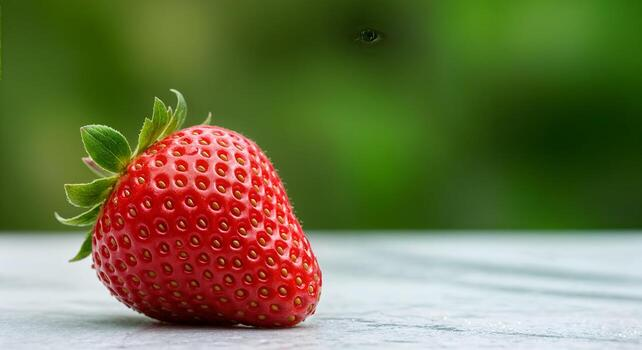
#> input picture CV-lab/input.jpg, 642 x 350 px
$ python ex37.py
#> lines starting #> are read from the running program, lines starting #| are printed output that depends on the picture; after the words box and inside, x2 and y2 are one past the last pixel; in counts of white or black regions, pixels touching at a corner belong together
### CV-lab/cv_lab_common.py
"""Small helpers shared by the numbered OpenCV lab experiments."""

from pathlib import Path

import cv2


LAB_DIR = Path(__file__).resolve().parent


def image_path(filename: str = "input.jpg") -> Path:
    return LAB_DIR / filename


def read_image(filename: str = "input.jpg", flags: int = cv2.IMREAD_COLOR):
#> called with filename = 'input.jpg', flags = 1
    path = image_path(filename)
    image = cv2.imread(str(path), flags)
#> image is the input picture: shape (350, 642, 3); mean B, G, R 73.5, 116.1, 112.3
    if image is None:
        raise FileNotFoundError(f"Could not read image: {path}")
    return image


# [7 lines left out: function read_video, not called in this run]


def show_images(*named_images):
    """Show resizable, screen-sized image windows and wait for a key press."""
    if not named_images:
        return

    max_width = 800
    max_height = 650
    for title, image in named_images:
        height, width = image.shape[:2]
        scale = min(1, max_width / width, max_height / height)
        window_width = max(1, round(width * scale))
        window_height = max(1, round(height * scale))

        cv2.namedWindow(title, cv2.WINDOW_NORMAL)
        cv2.imshow(title, image)
        cv2.resizeWindow(title, window_width, window_height)
    cv2.waitKey(0)
    cv2.destroyAllWindows()

### CV-lab/ex37.py
"""Remove a chosen foreground color range (HSV color levels)."""

import cv2
import numpy as np

from cv_lab_common import read_image, show_images


def subtract_foreground(image, lower_hsv=(0, 80, 50), upper_hsv=(15, 255, 255)):
#> called with lower_hsv = (0, 80, 50), upper_hsv = (15, 255, 255)
    hsv = cv2.cvtColor(image, cv2.COLOR_BGR2HSV)
#> hsv: shape (350, 642, 3); mean H, S, V 58.9, 156.5, 136.7
    foreground_mask = cv2.inRange(
        hsv, np.array(lower_hsv, dtype=np.uint8), np.array(upper_hsv, dtype=np.uint8)
    )
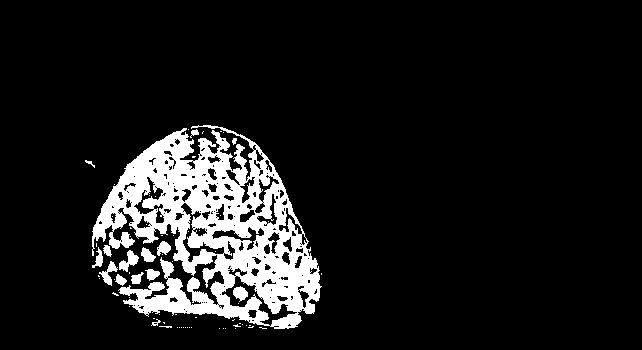
#> foreground_mask: shape (350, 642); 10.5% white; 72 white regions (57 under 20 px), largest, box (x1, y1, x2, y2) and area: (92, 125, 322, 329) 22176, (119, 250, 139, 272) 206, (99, 261, 118, 286) 175
    remaining = cv2.bitwise_and(image, image, mask=cv2.bitwise_not(foreground_mask))
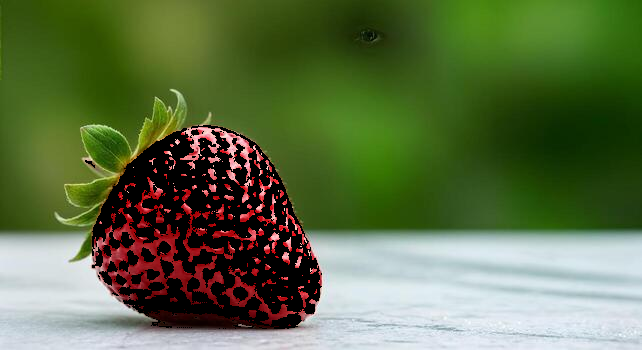
#> remaining: shape (350, 642, 3); mean B, G, R 69.4, 111.1, 94.1
    return remaining, foreground_mask


if __name__ == "__main__":
    image = read_image()
    remaining, mask = subtract_foreground(image)
    show_images(("Original", image), ("Detected foreground", mask), ("Foreground removed", remaining))
